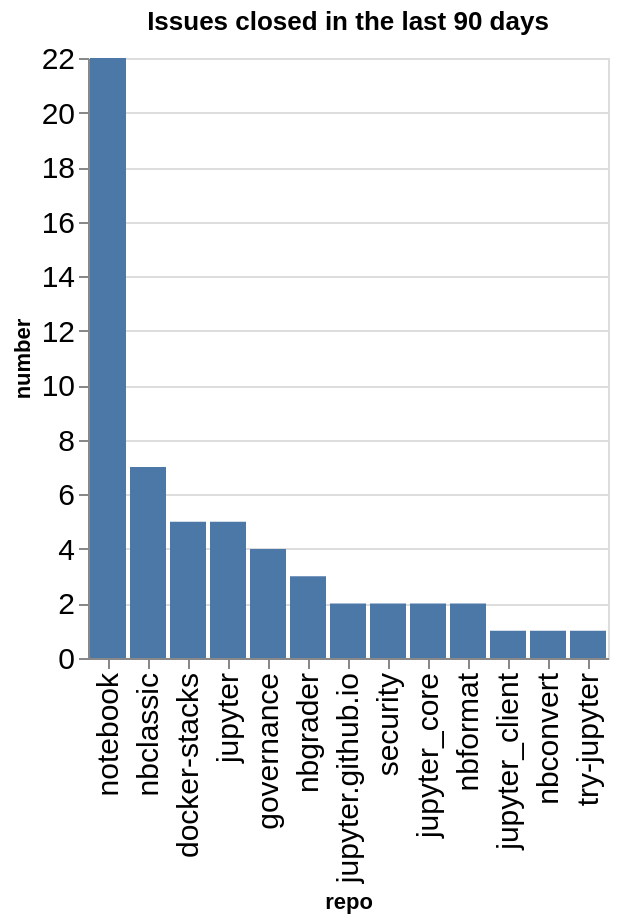

Notebook code for this chart:
### Code cell
closed_counts = closed.groupby(['org', 'repo']).count()['number'].reset_index()
closed_counts['org/repo'] = closed_counts.apply(lambda a: a['org'] + '/' + a['repo'], axis=1)
sorted_vals = closed_counts.sort_values(['number'], ascending=False)['repo'].values
alt.Chart(data=closed_counts, title=f"Issues closed in the last {n_days} days").mark_bar().encode(
    x=alt.X('repo', sort=alt.Sort(sorted_vals.tolist())),
    y='number',
)

### Figure 1 — Vega-Lite specification as saved in the notebook (floating-point values rounded to 4 significant figures)
{"config": {"axisLeft": {"labelFontSize": 15}, "axisBottom": {"labelFontSize": 15}}, "data": {"name": "data-82f175383cc5d9dae76a218624637eb5"}, "mark": {"type": "bar"}, "encoding": {"x": {"field": "repo", "sort": ["notebook", "nbclassic", "docker-stacks", "jupyter", "governance", "nbgrader", "jupyter.github.io", "security", "jupyter_core", "nbformat", "jupyter_client", "nbconvert", "try-jupyter"], "type": "nominal"}, "y": {"field": "number", "type": "quantitative"}}, "title": "Issues closed in the last 90 days", "$schema": "https://vega.github.io/schema/vega-lite/v5.20.1.json", "datasets": {"data-82f175383cc5d9dae76a218624637eb5": [{"org": "jupyter", "repo": "docker-stacks", "number": 5, "org/repo": "jupyter/docker-stacks"}, {"org": "jupyter", "repo": "governance", "number": 4, "org/repo": "jupyter/governance"}, {"org": "jupyter", "repo": "jupyter", "number": 5, "org/repo": "jupyter/jupyter"}, {"org": "jupyter", "repo": "jupyter.github.io", "number": 2, "org/repo": "jupyter/jupyter.github.io"}, {"org": "jupyter", "repo": "jupyter_client", "number": 1, "org/repo": "jupyter/jupyter_client"}, {"org": "jupyter", "repo": "jupyter_core", "number": 2, "org/repo": "jupyter/jupyter_core"}, {"org": "jupyter", "repo": "nbclassic", "number": 7, "org/repo": "jupyter/nbclassic"}, {"org": "jupyter", "repo": "nbconvert", "number": 1, "org/repo": "jupyter/nbconvert"}, {"org": "jupyter", "repo": "nbformat", "number": 2, "org/repo": "jupyter/nbformat"}, {"org": "jupyter", "repo": "nbgrader", "number": 3, "org/repo": "jupyter/nbgrader"}, {"org": "jupyter", "repo": "notebook", "number": 22, "org/repo": "jupyter/notebook"}, {"org": "jupyter", "repo": "security", "number": 2, "org/repo": "jupyter/security"}, {"org": "jupyter", "repo": "try-jupyter", "number": 1, "org/repo": "jupyter/try-jupyter"}]}}
